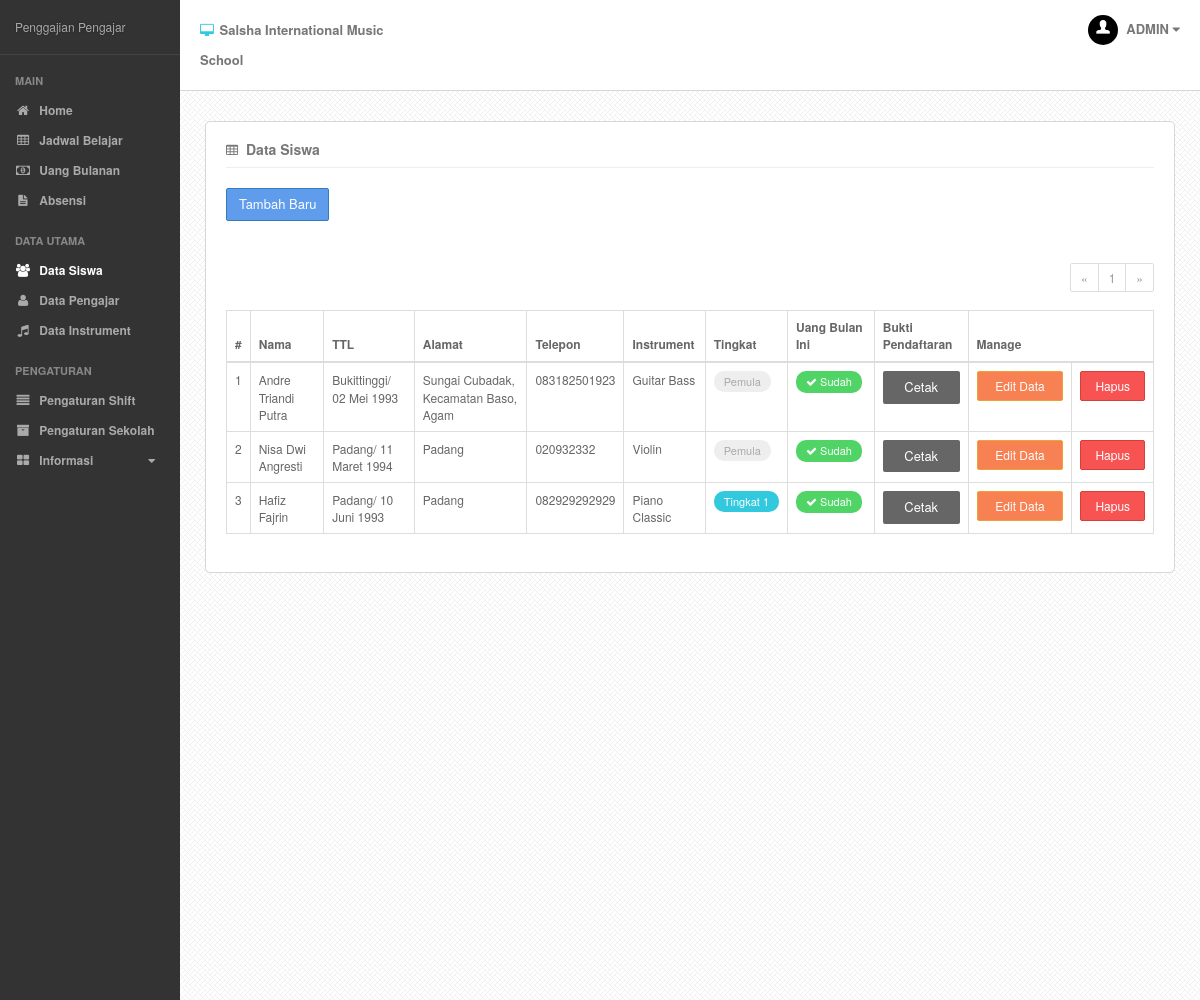
Page /?p=siswa&sub=lihat (signed in) on the committed database.
### tables this page shows
CREATE TABLE IF NOT EXISTS `setting` (
  `nama_setting` varchar(20) NOT NULL DEFAULT '',
  `value` varchar(50) DEFAULT NULL,
  PRIMARY KEY (`nama_setting`)
);

CREATE TABLE IF NOT EXISTS `siswa` (
  `id_siswa` int(5) NOT NULL AUTO_INCREMENT,
  `nama_siswa` varchar(40) NOT NULL,
  `tempat_lahir` varchar(20) DEFAULT NULL,
  `tanggal_lahir` date DEFAULT NULL,
  `alamat` varchar(50) DEFAULT NULL,
  `telepon` varchar(20) DEFAULT NULL,
  `tanggal_masuk` date NOT NULL,
  `uang_masuk` int(15) NOT NULL,
  `id_tingkat` int(5) DEFAULT NULL,
  `id_instrument` int(5) DEFAULT NULL,
  PRIMARY KEY (`id_siswa`),
  KEY `id_instrument` (`id_instrument`),
  KEY `id_tingkat` (`id_tingkat`)
);

CREATE TABLE IF NOT EXISTS `instrument` (
  `id_instrument` int(5) NOT NULL AUTO_INCREMENT,
  `nama_instrument` varchar(20) NOT NULL,
  `biaya_instrument` int(15) NOT NULL,
  PRIMARY KEY (`id_instrument`)
);

CREATE TABLE IF NOT EXISTS `tingkat` (
  `id_tingkat` int(5) NOT NULL AUTO_INCREMENT,
  `class` int(11) NOT NULL,
  `nama_tingkat` varchar(10) DEFAULT NULL,
  PRIMARY KEY (`id_tingkat`)
);

### index.php (called while the page is built, shortened)
<?php
require('content/classes/mainClass.php');
$webApp = new webApp();
$webApp->createWebApp();
?>

### content/classes/siswaClass.php (called while the page is built, shortened)
<?php
	class siswa extends dbController{
		public function getSiswa($start) {
			$start= mysqli_real_escape_string($this->conn, $start);
			if($start == "*"){
				$kondisi = "";
			}
			else {
				$kondisi = "LIMIT $start, 10";
			}
			$sql = "SELECT id_siswa, nama_siswa, tempat_lahir, tanggal_lahir, alamat, telepon, tanggal_masuk, uang_masuk, p.id_tingkat, q.class, q.nama_tingkat, p.id_instrument, nama_instrument, biaya_instrument FROM siswa p LEFT JOIN instrument pk ON p.id_instrument = pk.id_instrument LEFT JOIN tingkat q ON p.id_tingkat = q.id_tingkat ORDER BY p.id_tingkat ASC $kondisi";
			$query = mysqli_query($this->conn, $sql) or die(mysqli_error($this->conn));
			$num_results = mysqli_num_rows($query);
			if ($num_results > 0){
				$i=0;
				while ($row = mysqli_fetch_array($query)){
					$dataSiswa[$i]['id'] = $row[0];
					$dataSiswa[$i]['nama'] = $row[1];
					$dataSiswa[$i]['tempatlahir'] = $row[2];
					$dataSiswa[$i]['tanggallahir'] = $row[3];
					$dataSiswa[$i]['alamat'] = $row[4];
					$dataSiswa[$i]['telepon'] = $row[5];
					$dataSiswa[$i]['tanggalmasuk'] = $row[6];
					$dataSiswa[$i]['uangmasuk'] = $row[7];
					$dataSiswa[$i]['id_tingkat'] = $row[8];
					$dataSiswa[$i]['class'] = $row[9];
					$dataSiswa[$i]['tingkat'] = $row[10];
					$dataSiswa[$i]['id_instrument'] = $row[11];
					$dataSiswa[$i]['nama_instrument'] = $row[12];
					$dataSiswa[$i]['biaya_instrument'] = $row[13];
					$i++;
				}
			}else{
				$dataSiswa = null;
			}
			return $dataSiswa;
		}
		public function cekBayar($bulan, $id){
			$bulan = mysqli_real_escape_string($this->conn, $bulan);
			$id= mysqli_real_escape_string($this->conn, $id);
			$sql = "SELECT a.jumlah FROM pembayaran a, siswa b WHERE a.id_siswa = b.id_siswa AND a.bulan LIKE '$bulan%' AND a.id_siswa = '$id'";
			$query = mysqli_query($this->conn, $sql);
			$row = mysqli_fetch_array($query);
			return $row[0];
		}
	}
?>

### content/fungsi.php (called while the page is built, shortened)
<?php
	function getMonth($tgl){
		$tgl = explode('-', $tgl);
		return $tgl[0]."-".$tgl[1];
	}
	function tanggallahir($tgl){
		$nama_bln=array(1=> "Januari", "Februari", "Maret", "April", "Mei",
				"Juni", "Juli", "Agustus", "September",
				"Oktober", "November", "Desember");
		$tgl = explode('-', $tgl);
		return $tgl[2]." ".$nama_bln[intval($tgl[1])]." ".$tgl[0];
	}
?>

### content/classes/tingkatClass.php (called while the page is built, shortened)
<?php
	class tingkat extends dbController{
		public function getTingkat() {
			$sql = "SELECT id_tingkat, class, nama_tingkat FROM tingkat ORDER BY id_tingkat ASC";
			$query = mysqli_query($this->conn, $sql) or die(mysqli_error($this->conn));
			$num_results = mysqli_num_rows($query);
			if ($num_results > 0){
				$i=0;
				while ($row = mysqli_fetch_array($query)){
					$dataTingkat[$i]['id_tingkat'] = $row[0];
					$dataTingkat[$i]['class'] = $row[1];
					$dataTingkat[$i]['nama_tingkat'] = $row[2];
					$i++;
				}
			}else{
				$dataTingkat = null;
			}
			return $dataTingkat;
		}
	}
?>

### content/view/page/siswa-lihat.php (the view, shortened to what this page needs)
<?php
	$limit = 10;
	if (isset($_GET["page"])) { $page  = $_GET["page"]; } else { $page=1; };
	$start_from = ($page-1) * $limit;
    require_once ('content/classes/siswaClass.php');
	require_once ('content/classes/tingkatClass.php');
	require_once ('content/fungsi.php');
	$instrument= new instrument();
    $siswa = new siswa();
    $tingkat = new tingkat();
    $dataInstrument = $instrument->getInstrument('*');
    $dataSiswa = $siswa->getSiswa($start_from);
    $dataTingkat = $tingkat->getTingkat();
	$warna = array("0"=>"default",
					"1"=>"info",
					"2"=>"primary",
					"3"=>"success",
					"4"=>"yellow",
					"5"=>"purple",
					"6"=>"rose",
					"7"=>"brown",
					"8"=>"warning",
					"9"=>"black");
	$tanggal = date('Y-m-d');
	$month = getMonth($tanggal);
?>
<div class="page-content">
		<div class="single-head">
			<h3 class="pull-left"><i class="fa fa-table"></i> Data Siswa</h3>
			<div class="clearfix"></div>
		</div>
		<div class="widget-body">
			<?php
			if(isset($_GET['sub'])){
				if($_GET['sub'] == 'lihat'){
					echo "<a href='?p=siswa&sub=tambah'><button type='button' class='btn btn-primary'>Tambah Baru</button></a><br><br>";
				}
			}
			?>
		<?php
		$pagination = new pagination();
		$num = $pagination->totalRecord('siswa', $limit);
		if($page>1){
			$prev = $page - 1;
			$prevpage = "?p=siswa&sub=lihat&page=$prev";
			$classprev = '';
		}
		else {
			$prevpage = '#';
			$classprev = 'disabled';
		}
		if($page<$num){
			$next = $page + 1;
			$nextpage = "?p=siswa&sub=lihat&page=$next";
			$classnext = '';
		}
		else {
			$nextpage = '#';
			$classnext = 'disabled';
		}
		$pagLink = '';
		echo "<ul class='pagination pagination-sm pull-right'>"
			."<li class='".$classprev."'><a href='".$prevpage."'>&laquo;</a></li>";
			  for ($i=1; $i<=$num; $i++) {
					$pagLink .= "<li><a href='?p=siswa&sub=lihat&page=".$i."'>".$i."</a></li>";
			  };
			  echo $pagLink;
		echo "<li class='".$classnext."'><a href='".$nextpage."'>&raquo;</a></li>"
			."</ul>"
			."<div class='clearfix'></div>";
		?>
			<div class="table-responsive">
				<table class="table table-hover table-bordered ">
				<thead>
					<tr>
						<th>#</th>
						<th>Nama</th>
                        <th>TTL</th>
                        <th>Alamat</th>
                        <th>Telepon</th>
                        <th>Instrument</th>
                        <th>Tingkat</th>
                        <th>Uang Bulan Ini</th>
                        <th>Bukti Pendaftaran</th>
                        <th colspan="2" width="20%">Manage</th>
					</tr>
				</thead>
				<tbody>
					<?php
					if($dataSiswa === null){
							echo"<tr>"
								. "<td colspan='10'><div class='alert alert-danger text-center'>Data Kosong"
								."</div></td>"
								. "</tr>";
						}
					else {
						$i=($page * 10)-9;
                        foreach ($dataSiswa as $data) {
                            if(isset($_GET['edit']) && $_GET['edit']==md5($data['id'])){
                                echo"<form role='form' method='post' action='content/proses.php?act=editSiswa'><tr>"
                                    . "<td>".$i."<input type='hidden' class='form-control' name='idSiswa' value='".md5($data['id'])."' readonly></td>"
                                    . "<td><input class='form-control' name='nama' value='".$data['nama']."' required></td>"
                                    . "<td><input class='form-control' name='tempatlahir' value='".$data['tempatlahir']."'>"
									. "	   <input type='date' class='form-control' name='tanggallahir' value='".$data['tanggallahir']."'></td>"
                                    . "<td><input class='form-control' name='alamat' value='".$data['alamat']."'></td>"
                                    . "<td><input class='form-control' name='telepon' value='".$data['telepon']."'></td>"
                                    . "<td>"
									. "<select id='instrument' name='instrument' class='form-control-new'>";
									if($dataInstrument === null){
										echo"<option>- Instrument tidak ada -</option>";
									}
									else {
										$i=1;
										foreach ($dataInstrument as $data2) {
											if($data2['id'] == $data['id_instrument']){
												echo"<option value='".$data2['id']."' selected='selected'>".$data2['nama']."</option>";
											}
											else {
												echo"<option value='".$data2['id']."'>".$data2['nama']."</option>";
											}
											$i++;
										}
									}
									echo "</select>"
                                    . "<td>"
									. "<select id='tingkat' name='tingkat' class='form-control-new'>";
										$i=1;
										foreach ($dataTingkat as $data3) {
											if($data3['id_tingkat'] == $data['id_tingkat']){
												echo"<option value='".$data3['id_tingkat']."' selected='selected'>".$data3['nama_tingkat']."</option>";
											}
											else {
												echo"<option value='".$data3['id_tingkat']."'>".$data3['nama_tingkat']."</option>";
											}
											$i++;
										}
									echo "</td>";
									$cek = $siswa->cekBayar($month, $data['id']);
									if($data['biaya_instrument'] == $cek){
										echo "<td><span class='badge badge-success'><i class='fa fa-check'></i>&nbsp;Sudah</span></td>";
									}
									else{
										echo "<td><span class='badge'><i class='fa fa-times'></i>&nbsp;Belum</span></td>";
									}
									echo  "<td><a href='#' class='btn btn-black	btn-block  btn-sm' disabled='disabled'>Cetak</a></td>"
									. "<td><input type='submit' class='btn btn-success btn-block btn-sm' value='Simpan'></td>"
									. "<td><a href='?p=siswa&sub=lihat&page=".$page."' class='btn btn-default btn-block btn-sm'>Batal</a></td>"
                                    . "</tr></form>";
							}
                            else{
                                echo"<tr>"
									. "<td>".$i."</td>"
                                    . "<td>".$data['nama']."</td>"
                                    . "<td>".$data['tempatlahir']."/ ".tanggallahir($data['tanggallahir'])."</td>"
                                    . "<td>".$data['alamat']."</td>"
                                    . "<td>".$data['telepon']."</td>"
                                    . "<td>".$data['nama_instrument']."</td>";
										foreach ($dataTingkat as $data3) {
											if($data3['id_tingkat'] == $data['id_tingkat']){
												echo "<td><span class='badge badge-".$warna[$data['class']]."'>".$data['tingkat']."</span></td>";
											}
											else {
											}
										}
									$cek = $siswa->cekBayar($month, $data['id']);
									if($data['biaya_instrument'] == $cek){
										echo "<td><span class='badge badge-success'><i class='fa fa-check'></i>&nbsp;Sudah</span></td>";
									}
									else{
										echo "<td><span class='badge'><i class='fa fa-times'></i>&nbsp;Belum</span></td>";
									}
                                echo "<td><form method='post' action='content/report/pendaftaran.php'>"
									."<input type='hidden' id='idsiswa' name='idsiswa' value='".md5($data['id'])."' required>"
									."<button type='submit' class='btn btn-block btn-black' formtarget='_blank'>Cetak</button></td>"
									."</form>";
                                echo "<td><a href='?p=siswa&sub=lihat&page=".$page."&edit=".md5($data['id'])."' class='btn btn-warning	btn-block  btn-sm'>Edit Data</a></td>"
                                    . "<td><a href='?p=siswa&sub=lihat&page=".$page."&c=".md5($data['id'])."' class='btn btn-danger	btn-block  btn-sm'>Hapus</a></td>"
                                    . "</tr>";
                            }
							$i++;
                        }
					}
                    ?>
				</tbody>
			</table>
		</div>
	</div>
</div>

### content/view/layout.php (shortened to what this page needs)
<!DOCTYPE html>
<html>
	<head>
		<link href="css/bootstrap.min.css" rel="stylesheet">
		<link href="css/font-awesome.min.css" rel="stylesheet">
		<link href="css/less-style.css" rel="stylesheet">
		<link href="css/bootstrap-timepicker.min.css" rel="stylesheet">
		<link href="css/style.css" rel="stylesheet">
	</head>
	<body>
	<?php
		$webApp = new webApp();
		$setting = new settingApps();
    ?>
		<div class="outer">
			<div class="sidebar">
				<div class="sidey">
					<div class="logo">
						<?php echo $setting->loadSetting('judul')?>
					</div>
					<div class="side-nav">
					</div>
				</div>
			</div>
			<div class="mainbar">
				<div class="main-head">
					<div class="container">
						<div class="row">
							<div class="col-md-3 col-sm-4 col-xs-6">
								<h2><i class="fa fa-desktop lblue"></i> <?php echo $setting->loadSetting('nama')?></h2>
							</div>
							<div class="col-md-3 col-sm-4 col-xs-6">
							</div>
							<div class="col-md-3 col-sm-4 hidden-xs">
							</div>
							<div class="col-md-3 hidden-sm hidden-xs">
								<div class="head-user dropdown pull-right">
									<a href="#" data-toggle="dropdown" id="profile">
										<img src="img/user.jpg" alt="" class="img-responsive img-circle"/>
										<?php
										if(isset($_SESSION['usernya'])){
											echo strtoupper($_SESSION['usernya']);
										}
										?>
										<i class="fa fa-caret-down"></i>
									</a>
								</div>
								<div class="clearfix"></div>
							</div>
						</div>
					</div>
				</div>
				<div class="main-content">
					<div class="container">
						<?php
							$webApp->loadContent();
						?>
					</div>
				</div>
			</div>
		</div>
	</body>
</html>

### css/less-style.css (style rules this page uses)
body { color: #666666; }
h1, h2, h3, h4, h5, h6 { color: #777777; }
a { color: #777777; }
.lblue { color: #32c8de; }
.btn.btn-black { color: #ffffff; background: #666666; }
.btn.btn-danger { background: #f75353; }
.btn.btn-primary { background: #609cec; }
.btn.btn-warning { background: #f78153; }
.badge.badge-default { color: #aaaaaa; background: #eeeeee; }
.badge.badge-success { background: #51d466; }
.badge.badge-info { background: #32c8de; }
.pagination li a { color: #777777; }
.sidebar { background: #333; }

### css/style.css (style rules this page uses)
body { font-size:12px; line-height:24px; -webkit-font-smoothing: antialiased; }
h1,h2,h3,h4,h5,h6 { font-weight:normal; margin:0px; padding:0px; }
h2 { font-size:25px; }
h3 { font-size:20px; }
a { text-decoration:none !important; }
form { margin:0px !important; }
form * { box-shadow:none !important; }
.pagination li a { color: #9a9a9a; }
.btn { border-radius:2px; text-decoration:none !important; outline:none !important; }
.badge { border-radius:0px; padding: 5px 10px; font-size:11px; font-weight:normal; border-radius:10px; margin:0px; }
.outer { width:100%; background:#333; }
.sidebar { width:180px; min-height:800px; float:left; position:absolute; padding:0px; z-index:10000; color:#aaa; }
.sidebar .logo { padding:15px; border-bottom:1px solid #444; text-shadow:0px 0px 2px #222; }
.sidebar .side-nav { padding:20px 15px; padding-bottom:0px; }
.mainbar { position:relative; width:auto; min-height:1000px; margin-left:180px; background:#f7f7f7 url("../img/main-back.png") repeat; }
.mainbar .container { width:100%; max-width:100%; }
.main-head { background:#fff; padding:15px 10px; border-bottom: 1px solid #d8d8d8; }
.main-head h2 { font-size:13px; line-height:30px; font-weight:bold; }
.main-head h2 i { margin-right:2px; }
.main-head .head-user { font-size:13px; line-height:28px; font-weight:bold; }
.main-head .head-user img { max-width:30px; display:inline-block; margin-right:5px; }
.main-content { padding:30px 15px; }
.page-content { background:#fff; padding:20px; border:1px solid #d7d7d7; border-radius:5px; }
.page-content .single-head { padding-bottom:10px; margin-bottom:20px; border-bottom:1px solid #eee; }
.page-content .single-head h3 { font-size:14px; font-weight:bold; }
.page-content .single-head h3 i { font-size:13px; margin-right:4px; }

### rows in the picture
setting: value "Penggajian Pengajar"
setting: value "Salsha International Music School"
siswa: i "1", nama_siswa "Andre Triandi Putra", tempat_lahir "Bukittinggi", tanggal_lahir "02 Mei 1993", alamat "Sungai Cubadak, Kecamatan Baso, Agam", telepon "083182501923", id_instrument.nama_instrument "Guitar Bass", id_tingkat.nama_tingkat "Pemula"
siswa: i "2", nama_siswa "Nisa Dwi Angresti", tempat_lahir "Padang", tanggal_lahir "11 Maret 1994", alamat "Padang", telepon "020932332", id_instrument.nama_instrument "Violin", id_tingkat.nama_tingkat "Pemula", shows "Sudah"
siswa: i "3", nama_siswa "Hafiz Fajrin", tempat_lahir "Padang", tanggal_lahir "10 Juni 1993", alamat "Padang", telepon "082929292929", id_instrument.nama_instrument "Piano Classic", id_tingkat.nama_tingkat "Tingkat 1", shows "Sudah"

### other values in the picture
$title "MAIN DATA UTAMA PENGATURAN"
$title "Home Jadwal Belajar Uang Bulanan Absensi Data Siswa Data Pengajar Data Instrument Pengaturan Shift Pengaturan Sekolah"
$title "Informasi"
$_SESSION['usernya'] "ADMIN"
